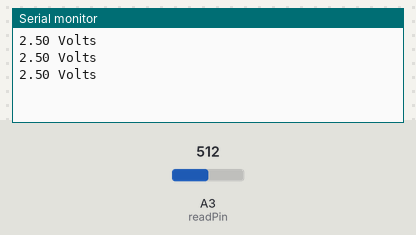
The sketch below on a simulated Arduino Uno, built with avr-gcc and run on an emulated ATmega328P. On the bench: the last lines printed to the serial monitor. Inputs (shaded band) come from the test bench; at power-on: A3 (readPin) = 512.

Above: at 1.3 s.
1.4 s: A3 (readPin) set to 716
At 1.9 s:
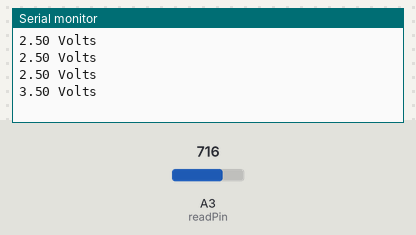
2.9 s: A3 (readPin) set to 900
At 3.4 s:
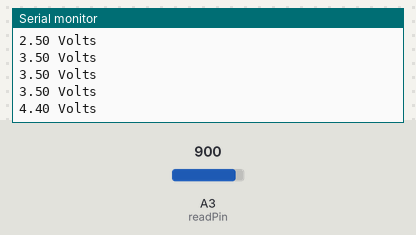
Timing chart, 0 to 5.9 s (numbered marks = the images above; inputs shaded):
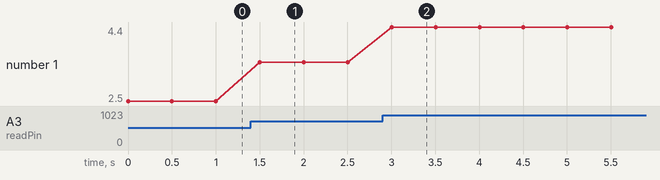

The sketch:

11.measuring_v.ino
```cpp
int readPin = A3;
float V2 = 0;
int delay_time = 500;


void setup() {
  // put your setup code here, to run once:
  pinMode(readPin, INPUT);
  Serial.begin(9600);


}

void loop() {
  // put your main code here, to run repeatedly:

  V2 = analogRead(readPin);
  //returns a number between 0 and 1023 from 0 to 5 V
  Serial.println(String(V2 * (5.0 / 1023.0)) + " Volts");
  delay(delay_time);


}
```

Measured:
- after the input at 1.4 s, the serial monitor: prints a new line after 0.10 s (image 1)
- after the input at 2.9 s, the serial monitor: prints a new line after 0.10 s (image 2)
- plotted number 1: 2.5 → 3.5 after the input at 1.4 s, 3.5 → 4.4 after the input at 2.9 s
